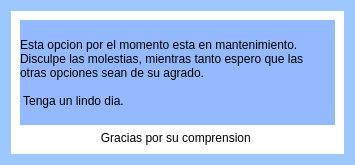
<?xml version="1.0" encoding="UTF-8"?>
<ui version="4.0">
 <class>Horario</class>
 <widget class="QDialog" name="Horario">
  <property name="geometry">
   <rect>
    <x>0</x>
    <y>0</y>
    <width>355</width>
    <height>165</height>
   </rect>
  </property>
  <property name="maximumSize">
   <size>
    <width>355</width>
    <height>165</height>
   </size>
  </property>
  <property name="windowTitle">
   <string>Dialog</string>
  </property>
  <property name="styleSheet">
   <string notr="true">background-color: rgb(157, 199, 255);</string>
  </property>
  <layout class="QGridLayout" name="gridLayout">
   <item row="0" column="0">
    <widget class="QWidget" name="widget" native="true">
     <property name="styleSheet">
      <string notr="true">background-color: rgb(255, 255, 255);</string>
     </property>
     <layout class="QGridLayout" name="gridLayout_2">
      <item row="0" column="0">
       <widget class="QLabel" name="label">
        <property name="styleSheet">
         <string notr="true">background-color: rgb(148, 185, 255);</string>
        </property>
        <property name="text">
         <string>Esta opcion por el momento esta en mantenimiento. 
Disculpe las molestias, mientras tanto espero que las 
otras opciones sean de su agrado.

 Tenga un lindo dia.</string>
        </property>
       </widget>
      </item>
      <item row="1" column="0">
       <widget class="QPushButton" name="yavalio">
        <property name="styleSheet">
         <string notr="true">QPushButton{
border:Opx;
}

QPushButton:hover{
border:Sox sold #aa00ff;
background-color:#6294ff;
}
</string>
        </property>
        <property name="text">
         <string>Gracias por su comprension </string>
        </property>
       </widget>
      </item>
     </layout>
    </widget>
   </item>
  </layout>
 </widget>
 <resources/>
 <connections/>
</ui>
